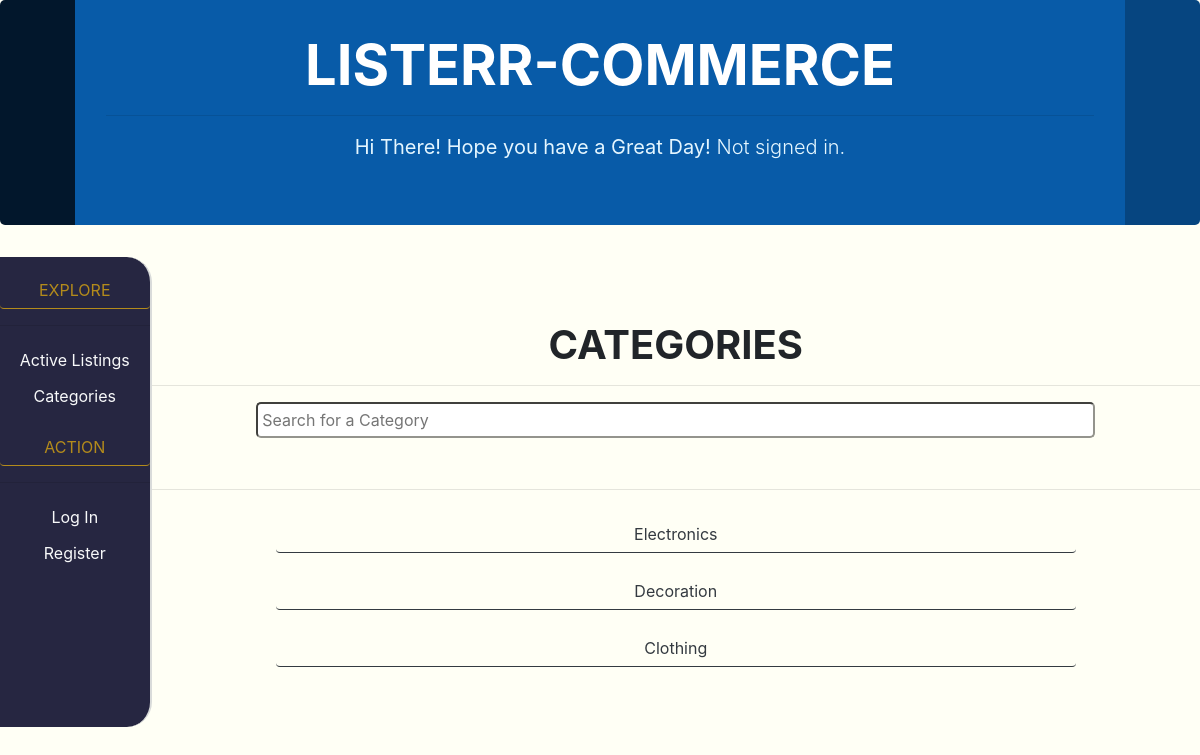
The page /categories on the database as committed earlier.
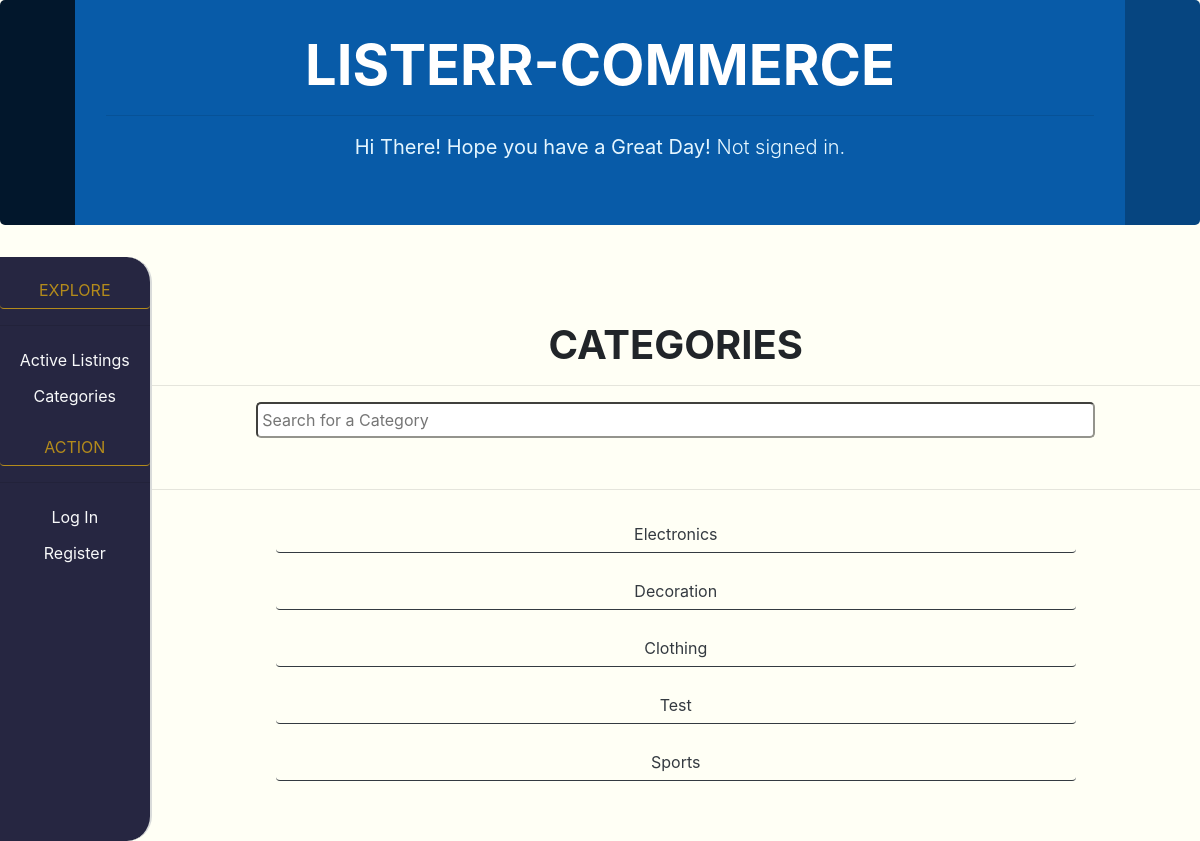
The same page on the database as committed later.
### auctions/models.py (models this page shows, shortened)
class Category(models.Model):
    category=models.CharField(max_length=60)

### auctions/views.py (the view)
# urls.py: path("categories", views.categories, name="categories"),
def categories(request):
    return render(request, "auctions/categories.html",{
        "ctgs":Category.objects.all()
    })

### auctions/templates/auctions/categories.html (shortened to what this page needs)
{% load static %}
<!DOCTYPE html>
<html lang="en">
    <head>
        <link rel="stylesheet" href="{% static 'auctions/bootstrap.css' %}">
        <link rel="stylesheet" href="{% static 'auctions/categories/categories.css' %}">
    </head>
    <body>
        <div class="headercat jumbotron-fluid text-center">
            <div class="container">
            <h1 class="display-4"><b><strong>LISTERR-COMMERCE</strong></b></h1>
            <hr>
            <p class="leadheadercat">
                {% if user.is_authenticated %}
                  <b>Hi There! Hope you have a Great Day! </b>
                  Signed in as <strong>{{ user.username }}</strong>
                {% else %}
                  <b>Hi There! Hope you have a Great Day!</b>
                  Not signed in.
                {% endif %}
            </p>
            </div>
        </div>
        <div style="display:flex;">
            <div style="width:13%; border-top-right-radius:25px; border-bottom-right-radius:25px; border-right: 2px solid #d9dbda; background-color: rgb(38, 38, 65);">
                <nav class="nav flex-column">
                    <div class="text-center" style="margin-top:15px;">
                        <button class="btn btn-outline-warning" type="button" disabled style="width:100%; border-style: hidden hidden solid hidden;">EXPLORE</button>
                        <div>
                            <hr>
                            <a class="btn btn-outline-light" href="{% url 'index' %}" style="width:100%; border-style: hidden;">Active Listings</a>
                            <a class="btn btn-outline-light" href="{% url 'categories' %}" style="width:100%; border-style: hidden;">Categories</a>
                        </div>
                    </div>
                    <div style="margin-top:15px;">
                        {% if not user.is_authenticated %}
                        <button class="btn btn-outline-warning" type="button" disabled style="width:100%; border-style: hidden hidden solid hidden;">ACTION</button>
                        <div>
                            <hr>
                            <a class="btn btn-outline-light" href="{% url 'login' %}" style="width:100%; border-style: hidden;">Log In</a>
                            <a class="btn btn-outline-light" href="{% url 'register' %}" style="width:100%; border-style: hidden;">Register</a>
                        </div>
                        {% endif %}
                    </div>
                  </nav>
            </div>
        <div class="text-center" style="width: 90%;">
            <div class="jumbotron jumbotron-fluid text-center" id="de" style="height:200px;">
              <h1 class="display-6"><b>CATEGORIES</b></h1>
              <hr>
                <input id="searchcategory" type="text" placeholder="Search for a Category" onkeyup="searchforcat()" style="width:80%; border-radius:5px; border-color:rgb(148, 148, 141) ;padding:4px;">
            </div>
            <hr>
            <div class="text-center fe">
                {% for ctg in ctgs %}
                <form action="category">
                    <button type="submit" class="btn btn-outline-dark controlbut">{{ctg.category}}</button>
                </form>
                {% endfor %}
            </div>
            <div id="pad">
            </div>
        </div>
    </body>

Rows that differ between the two databases and show on the page:
added Category: category "Test"
added Category: category "Sports"
